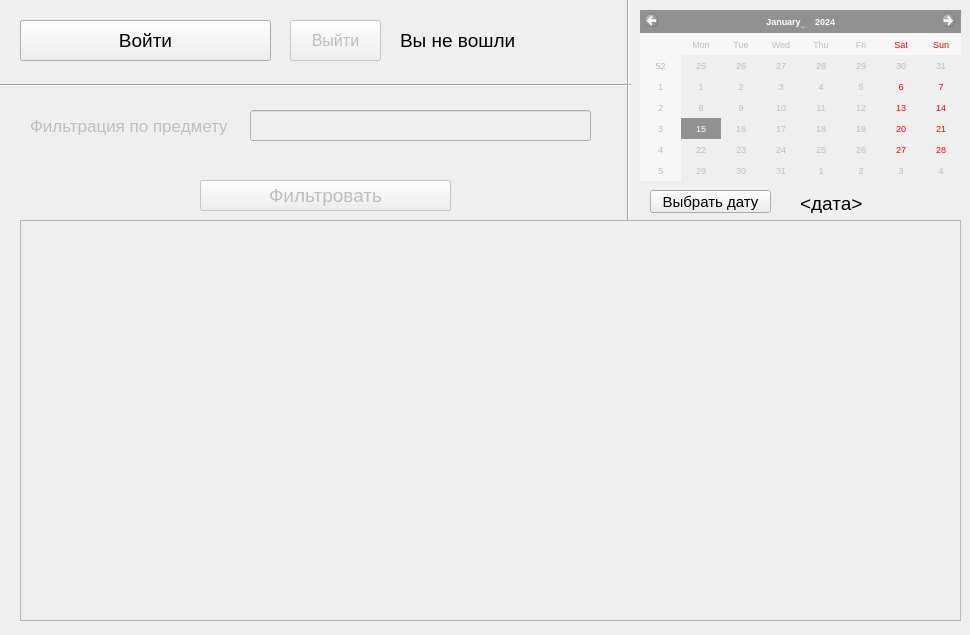
<?xml version="1.0" encoding="UTF-8"?>
<ui version="4.0">
 <class>school_notifier</class>
 <widget class="QMainWindow" name="school_notifier">
  <property name="geometry">
   <rect>
    <x>0</x>
    <y>0</y>
    <width>970</width>
    <height>635</height>
   </rect>
  </property>
  <property name="minimumSize">
   <size>
    <width>970</width>
    <height>635</height>
   </size>
  </property>
  <property name="maximumSize">
   <size>
    <width>970</width>
    <height>635</height>
   </size>
  </property>
  <property name="windowTitle">
   <string>MainWindow</string>
  </property>
  <widget class="QWidget" name="centralwidget">
   <widget class="QScrollArea" name="scroll_area">
    <property name="enabled">
     <bool>true</bool>
    </property>
    <property name="geometry">
     <rect>
      <x>20</x>
      <y>220</y>
      <width>941</width>
      <height>401</height>
     </rect>
    </property>
    <property name="widgetResizable">
     <bool>true</bool>
    </property>
    <property name="alignment">
     <set>Qt::AlignLeading|Qt::AlignLeft|Qt::AlignTop</set>
    </property>
    <widget class="QWidget" name="scrollAreaWidgetContents">
     <property name="geometry">
      <rect>
       <x>0</x>
       <y>0</y>
       <width>939</width>
       <height>399</height>
      </rect>
     </property>
    </widget>
   </widget>
   <widget class="Line" name="line">
    <property name="geometry">
     <rect>
      <x>-990</x>
      <y>70</y>
      <width>1621</width>
      <height>31</height>
     </rect>
    </property>
    <property name="orientation">
     <enum>Qt::Horizontal</enum>
    </property>
   </widget>
   <widget class="QLabel" name="filter_label">
    <property name="enabled">
     <bool>false</bool>
    </property>
    <property name="geometry">
     <rect>
      <x>30</x>
      <y>110</y>
      <width>211</width>
      <height>31</height>
     </rect>
    </property>
    <property name="font">
     <font>
      <pointsize>13</pointsize>
     </font>
    </property>
    <property name="text">
     <string>Фильтрация по предмету</string>
    </property>
   </widget>
   <widget class="QLineEdit" name="filter_input">
    <property name="enabled">
     <bool>false</bool>
    </property>
    <property name="geometry">
     <rect>
      <x>250</x>
      <y>110</y>
      <width>341</width>
      <height>31</height>
     </rect>
    </property>
    <property name="font">
     <font>
      <pointsize>13</pointsize>
     </font>
    </property>
   </widget>
   <widget class="Line" name="line_2">
    <property name="geometry">
     <rect>
      <x>620</x>
      <y>-20</y>
      <width>16</width>
      <height>241</height>
     </rect>
    </property>
    <property name="orientation">
     <enum>Qt::Vertical</enum>
    </property>
   </widget>
   <widget class="QPushButton" name="filter_btn">
    <property name="enabled">
     <bool>false</bool>
    </property>
    <property name="geometry">
     <rect>
      <x>200</x>
      <y>180</y>
      <width>251</width>
      <height>31</height>
     </rect>
    </property>
    <property name="font">
     <font>
      <pointsize>14</pointsize>
     </font>
    </property>
    <property name="text">
     <string>Фильтровать</string>
    </property>
   </widget>
   <widget class="QCalendarWidget" name="daychooser">
    <property name="enabled">
     <bool>false</bool>
    </property>
    <property name="geometry">
     <rect>
      <x>640</x>
      <y>10</y>
      <width>321</width>
      <height>171</height>
     </rect>
    </property>
    <property name="font">
     <font>
      <pointsize>7</pointsize>
     </font>
    </property>
   </widget>
   <widget class="QPushButton" name="login_btn">
    <property name="geometry">
     <rect>
      <x>20</x>
      <y>20</y>
      <width>251</width>
      <height>41</height>
     </rect>
    </property>
    <property name="font">
     <font>
      <pointsize>14</pointsize>
     </font>
    </property>
    <property name="text">
     <string>Войти</string>
    </property>
   </widget>
   <widget class="QPushButton" name="exit_btn">
    <property name="enabled">
     <bool>false</bool>
    </property>
    <property name="geometry">
     <rect>
      <x>290</x>
      <y>20</y>
      <width>91</width>
      <height>41</height>
     </rect>
    </property>
    <property name="font">
     <font>
      <pointsize>12</pointsize>
     </font>
    </property>
    <property name="text">
     <string>Выйти</string>
    </property>
   </widget>
   <widget class="QLabel" name="loginLabel">
    <property name="geometry">
     <rect>
      <x>400</x>
      <y>10</y>
      <width>211</width>
      <height>61</height>
     </rect>
    </property>
    <property name="font">
     <font>
      <pointsize>14</pointsize>
     </font>
    </property>
    <property name="text">
     <string>Вы не вошли</string>
    </property>
    <property name="alignment">
     <set>Qt::AlignLeading|Qt::AlignLeft|Qt::AlignVCenter</set>
    </property>
   </widget>
   <widget class="QPushButton" name="date_chooser1">
    <property name="enabled">
     <bool>true</bool>
    </property>
    <property name="geometry">
     <rect>
      <x>650</x>
      <y>190</y>
      <width>121</width>
      <height>23</height>
     </rect>
    </property>
    <property name="font">
     <font>
      <pointsize>11</pointsize>
     </font>
    </property>
    <property name="text">
     <string>Выбрать дату</string>
    </property>
   </widget>
   <widget class="QLabel" name="label">
    <property name="geometry">
     <rect>
      <x>800</x>
      <y>192</y>
      <width>151</width>
      <height>21</height>
     </rect>
    </property>
    <property name="font">
     <font>
      <pointsize>14</pointsize>
     </font>
    </property>
    <property name="text">
     <string>&lt;дата&gt;</string>
    </property>
   </widget>
  </widget>
 </widget>
 <resources/>
 <connections/>
</ui>
